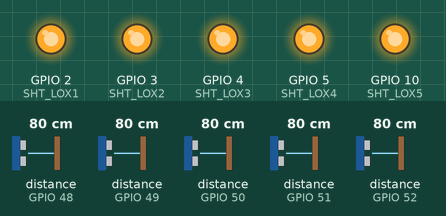
A sketch run on a simulated Seeed XIAO ESP32-C3. Parts: output pins drawn as LEDs (lit = HIGH). Inputs (shaded band) come from the test bench; at power-on: distance to the obstacle (sensors on GPIO 48, GPIO 49, GPIO 50, GPIO 51, GPIO 52) 80 cm. What the sketch prints to the serial monitor is not drawn.

Above: at 0.1 s.
Timing chart, 0 to 1.6 s (numbered marks = the images above):
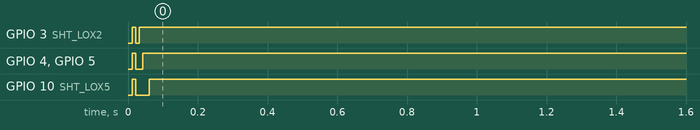

The sketch:

vl53l0x_penta_esp32.ino
```cpp
#include <Adafruit_VL53L0X.h>
#define PERIOD 200 //5Hz

unsigned long lastTime = 0;
char msgStr[50];
uint16_t data[5];

/*
reset pins connection - xiao esp32c3
sensor 1: D0
sensor 2: D1
sensor 3: D2
sensor 4: D3
sensor 5: D10
*/

// address we will assign if dual sensor is present
#define LOX1_ADDRESS 0x30
#define LOX2_ADDRESS 0x31
#define LOX3_ADDRESS 0x32
#define LOX4_ADDRESS 0x33
#define LOX5_ADDRESS 0x34

// set the pins to shutdown
#define SHT_LOX1 D0
#define SHT_LOX2 D1
#define SHT_LOX3 D2
#define SHT_LOX4 D3
#define SHT_LOX5 D10

// objects for the vl53l0x
Adafruit_VL53L0X lox1 = Adafruit_VL53L0X();
Adafruit_VL53L0X lox2 = Adafruit_VL53L0X();
Adafruit_VL53L0X lox3 = Adafruit_VL53L0X();
Adafruit_VL53L0X lox4 = Adafruit_VL53L0X();
Adafruit_VL53L0X lox5 = Adafruit_VL53L0X();

/*
    Reset all sensors by setting all of their XSHUT pins low for delay(10), then set all XSHUT high to bring out of reset
    Keep sensor #1 awake by keeping XSHUT pin high
    Put all other sensors into shutdown by pulling XSHUT pins low
    Initialize sensor #1 with lox.begin(new_i2c_address) Pick any number but 0x29 and it must be under 0x7F. Going with 0x30 to 0x3F is probably OK.
    Keep sensor #1 awake, and now bring sensor #2 out of reset by setting its XSHUT pin high.
    Initialize sensor #2 with lox.begin(new_i2c_address) Pick any number but 0x29 and whatever you set the first sensor to
 */
void setID() {
  // all reset
  digitalWrite(SHT_LOX1, LOW);
  digitalWrite(SHT_LOX2, LOW);
  digitalWrite(SHT_LOX3, LOW);
  digitalWrite(SHT_LOX4, LOW);
  digitalWrite(SHT_LOX5, LOW);
  delay(10);

  // all unreset
  digitalWrite(SHT_LOX1, HIGH);
  digitalWrite(SHT_LOX2, HIGH);
  digitalWrite(SHT_LOX3, HIGH);
  digitalWrite(SHT_LOX4, HIGH);
  digitalWrite(SHT_LOX5, HIGH);
  delay(10);

  // activating LOX1 and resetting all others
  digitalWrite(SHT_LOX1, HIGH);
  digitalWrite(SHT_LOX2, LOW);
  digitalWrite(SHT_LOX3, LOW);
  digitalWrite(SHT_LOX4, LOW);
  digitalWrite(SHT_LOX5, LOW);

  // initing LOX1
  if(!lox1.begin(LOX1_ADDRESS)) {
    Serial.println(F("Failed to boot 1st VL53L0X"));
    while(1);
  }
  delay(10);

  // activating LOX2
  digitalWrite(SHT_LOX2, HIGH);
  delay(10);

  //initing LOX2
  if(!lox2.begin(LOX2_ADDRESS)) {
    Serial.println(F("Failed to boot 2nd VL53L0X"));
    while(1);
  }

  // activating LOX3
  digitalWrite(SHT_LOX3, HIGH);
  delay(10);

  //initing LOX3
  if(!lox3.begin(LOX3_ADDRESS)) {
    Serial.println(F("Failed to boot 3rd VL53L0X"));
    while(1);
  }

  // activating LOX4
  digitalWrite(SHT_LOX4, HIGH);
  delay(10);

  //initing LOX4
  if(!lox4.begin(LOX4_ADDRESS)) {
    Serial.println(F("Failed to boot 4th VL53L0X"));
    while(1);
  }

  // activating LOX5
  digitalWrite(SHT_LOX5, HIGH);
  delay(10);

  //initing LOX5
  if(!lox5.begin(LOX5_ADDRESS)) {
    Serial.println(F("Failed to boot 5th VL53L0X"));
    while(1);
  }
  lox1.startRangeContinuous();
  lox2.startRangeContinuous();
  lox3.startRangeContinuous();
  lox4.startRangeContinuous();
  lox5.startRangeContinuous();
}

void read_penta_sensors() {
  data[0] = lox1.readRange();
  data[1] = lox2.readRange();
  data[2] = lox3.readRange();
  data[3] = lox4.readRange();
  data[4] = lox5.readRange();

  sprintf(msgStr, "%d,%d,%d,%d,%d", data[0],data[1],data[2],data[3],data[4]);
  Serial.println(msgStr);
}

void setup() {
  Serial.begin(115200);

  // wait until serial port opens for native USB devices
  while (! Serial) { delay(1); }

  pinMode(SHT_LOX1, OUTPUT);
  pinMode(SHT_LOX2, OUTPUT);
  pinMode(SHT_LOX3, OUTPUT);
  pinMode(SHT_LOX4, OUTPUT);
  pinMode(SHT_LOX5, OUTPUT);

  Serial.println(F("Shutdown pins inited..."));

  digitalWrite(SHT_LOX1, LOW);
  digitalWrite(SHT_LOX2, LOW);
  digitalWrite(SHT_LOX3, LOW);
  digitalWrite(SHT_LOX4, LOW);
  digitalWrite(SHT_LOX5, LOW);

  Serial.println(F("Sensors are in reset mode...(pins are low)"));

  Serial.println(F("Starting..."));
  setID();
}

void loop() {
  unsigned long nowTime = millis();

  if (nowTime - lastTime > PERIOD) {
    lastTime = nowTime;
    read_penta_sensors();
  }
}
```
